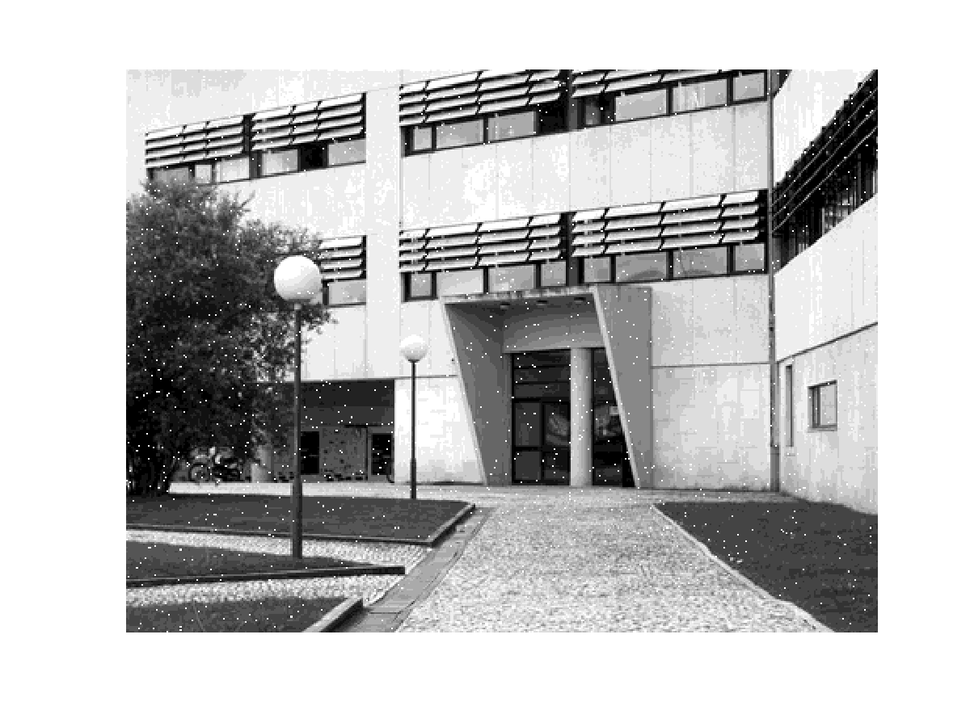
#> input picture aula03/DETI_Ruido.png, 970 x 727 px, shrunk from 1200 x 900 before the run
$ python Aula_03_ex_03.py DETI_Ruido.png
#> lines starting #> are read from the running program, lines starting #| are printed output that depends on the picture
# Aula_03_ex_03.py
#
# Mean Filter - medianblur
#
# Paulo Dias - 09/2021


#import
import sys
import numpy as np
import cv2


def printImageFeatures(image):
	# Image characteristics
	if len(image.shape) == 2:
		height, width = image.shape
		nchannels = 1
	else:
		height, width, nchannels = image.shape

	# print some features
	print("Image Height: %d" % height)
	print("Image Width: %d" % width)
	print("Image channels: %d" % nchannels)
	print("Number of elements : %d" % image.size)

# Read the image from argv
#image = cv2.imread( sys.argv[1] , cv2.IMREAD_GRAYSCALE );
image = cv2.imread( "./DETI_Ruido.png" , cv2.IMREAD_GRAYSCALE )
#> image is the input picture: shape (727, 970); min 0, max 255, mean 190.1

if  np.shape(image) == ():
	# Failed Reading
	print("Image file could not be open!")
	exit(-1)

printImageFeatures(image)
#| Image Height: 727
#| Image Width: 970
#| Number of elements : 705190

cv2.imshow('Orginal', image)


image_Average_Filter3 = cv2.medianBlur(image,5)
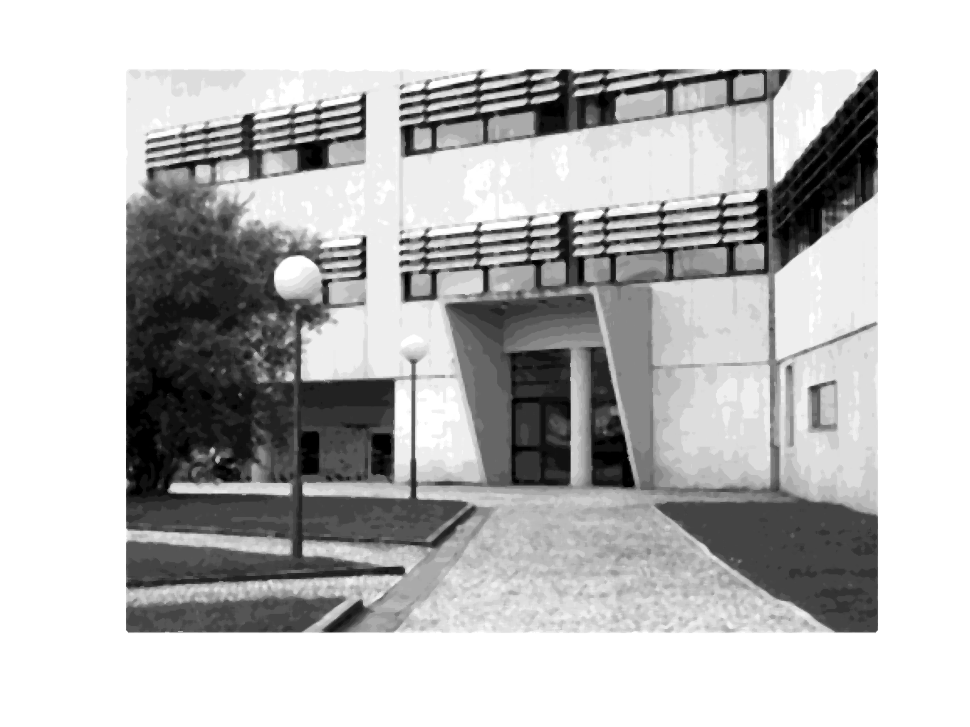
#> image_Average_Filter3: shape (727, 970); min 0, max 255, mean 189.9

cv2.imshow('Median Blur', image_Average_Filter3)
cv2.waitKey(0)

$ run again, with aula03/cln1.bmp saved as aula03/DETI_Ruido.png
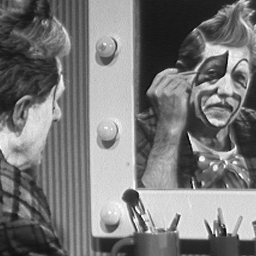
#> input picture aula03/cln1.bmp, 256 x 256 px
#> image is the input picture: shape (256, 256); min 3, max 255, mean 120.3
#| Image Height: 256
#| Image Width: 256
#| Number of elements : 65536
#> `image_Average_Filter3 = cv2.medianBlur(image,5)`:
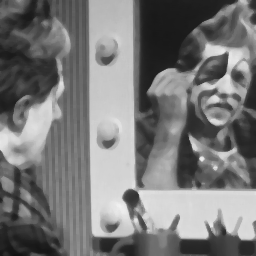
#> image_Average_Filter3: shape (256, 256); min 18, max 241, mean 120
